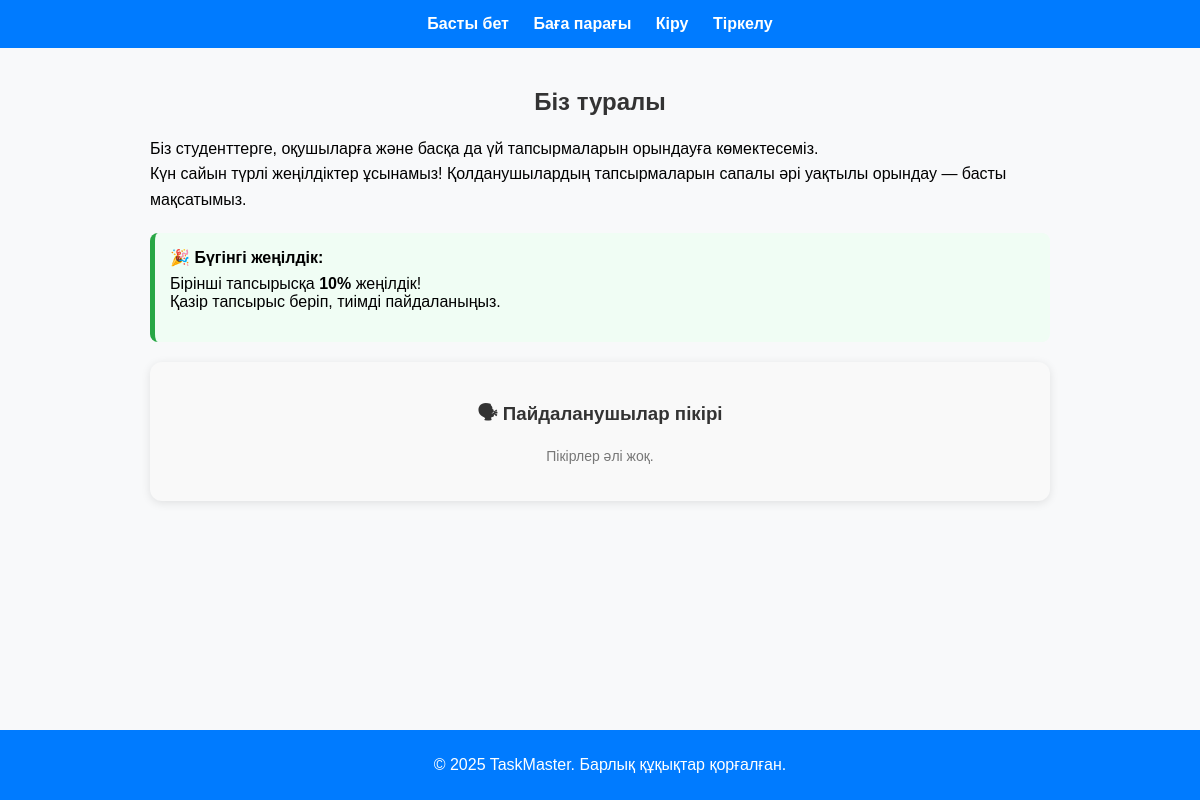
/, run on an earlier commit of the app's database.
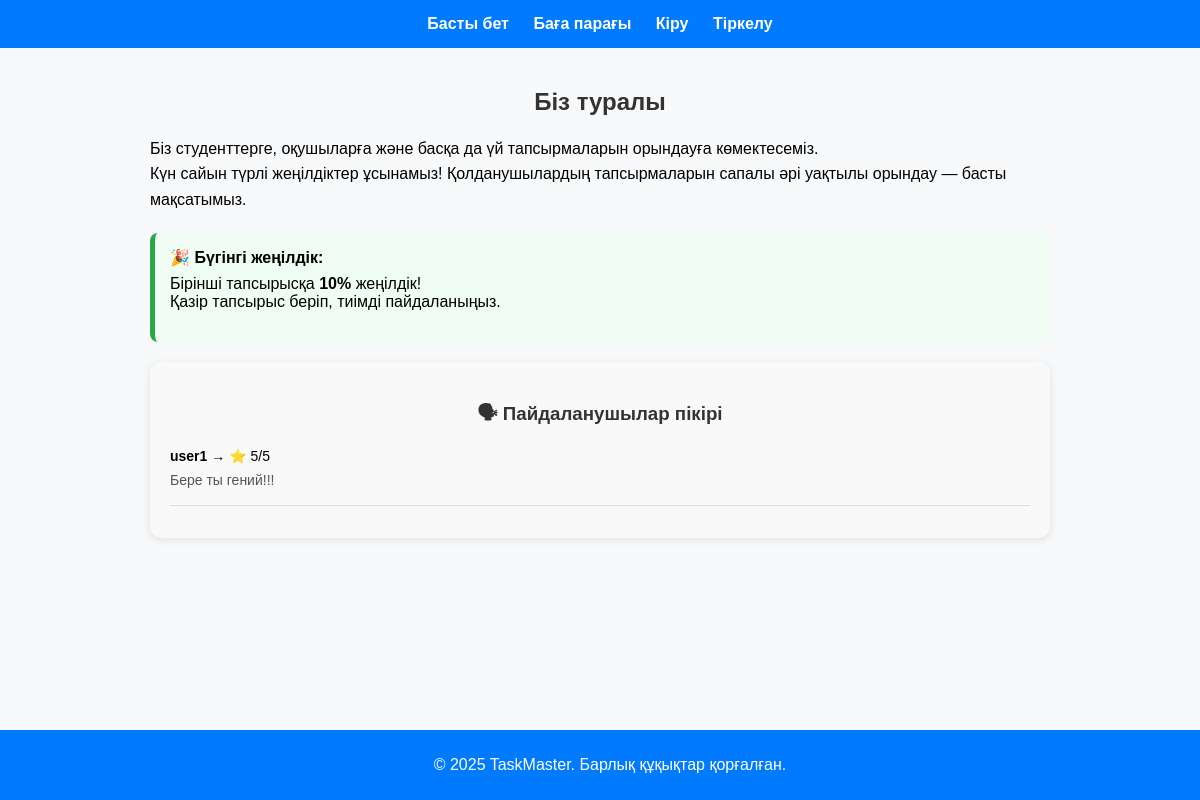
And on a later commit of the database.
### web/models.py (models this page shows, shortened)
class Feedback(models.Model):
    user = models.ForeignKey(User, on_delete=models.CASCADE)  # Пайдаланушы
    rating = models.IntegerField()  # Баға (1-5)
    comment = models.TextField()  # Пікір мәтіні
    created_at = models.DateTimeField(auto_now_add=True)  # Автоматты түрде уақыты

### web/views.py (the view)
# urls.py: path('', views.home, name='home'),
def home(request):
    feedbacks = Feedback.objects.order_by('-created_at')[:5]
    return render(request, 'web/home.html', {'feedbacks': feedbacks})

### web/templates/web/home.html (shortened to what this page needs)
{% extends 'web/base.html' %}
{% block content %}
<div class="main-container" style="display: flex; justify-content: space-between; gap: 20px; flex-wrap: wrap;">
    <div class="info-section" style="flex: 1 1 60%; min-width: 300px;">
        <h2>Біз туралы</h2>
        <p style="font-size: 16px; line-height: 1.6;">
            Біз студенттерге, оқушыларға және басқа да үй тапсырмаларын орындауға көмектесеміз. <br>
            Күн сайын түрлі жеңілдіктер ұсынамыз! Қолданушылардың тапсырмаларын сапалы әрі уақтылы орындау — басты мақсатымыз.
        </p>
        <div class="discount-box" style="background: #f0fdf4; border-left: 5px solid #28a745; padding: 15px; margin-top: 20px; border-radius: 8px;">
            <strong style="font-size: 16px;">🎉 Бүгінгі жеңілдік:</strong>
            <p style="margin-top: 8px;">Бірінші тапсырысқа <strong>10%</strong> жеңілдік! <br> Қазір тапсырыс беріп, тиімді пайдаланыңыз.</p>
        </div>
    </div>
    <div class="feedback-section" style="flex: 1 1 35%; min-width: 280px; max-height: 420px; overflow-y: auto; background: #f9f9f9; padding: 20px; border-radius: 12px; box-shadow: 0 2px 10px rgba(0,0,0,0.1);">
        <h3 style="text-align: center; margin-bottom: 15px;">🗣 Пайдаланушылар пікірі</h3>
        {% for feedback in feedbacks %}
            <div style="border-bottom: 1px solid #ddd; margin-bottom: 12px; padding-bottom: 10px;">
                <p style="margin: 0;"><strong>{{ feedback.user.username }}</strong> → ⭐ {{ feedback.rating }}/5</p>
                <p style="margin: 4px 0; font-size: 14px; color: #555;">{{ feedback.comment }}</p>
            </div>
        {% empty %}
            <p style="text-align: center; color: #777;">Пікірлер әлі жоқ.</p>
        {% endfor %}
    </div>
</div>
{% endblock %}

### web/templates/web/base.html (shortened to what this page needs)
<!DOCTYPE html>
<html lang="kk">
<head>
    {% load static %}
    <link rel="stylesheet" href="{% static 'web/style.css' %}">
</head>
<body>
    <div class="navbar">
        <a href="{% url 'home' %}">Басты бет</a>
        <a href="{% url 'pricing' %}">Баға парағы</a>
        {% if user.is_authenticated %}
        <a href="{% url 'my_tasks' %}">Менің тапсырмаларым</a>
        <a href="{% url 'submit_task' %}">Тапсырма жіберу</a>
        <a href="{% url 'give_feedback' %}">Баға беру</a>
        <a href="{% url 'contact' %}">Байланыс</a>
        <a href="{% url 'logout' %}">Шығу ({{ user.username }})</a>
        {% else %}
        <a href="{% url 'login' %}">Кіру</a>
        <a href="{% url 'register' %}">Тіркелу</a>
        {% endif %}
    </div>
    <div class="container">
        {% block content %}{% endblock %}
    </div>
    <footer class="footer">
        <p>© 2025 TaskMaster. Барлық құқықтар қорғалған.</p>
    </footer>
</body>
</html>

### static/web/style.css (style rules this page uses)
body { font-family: Arial, sans-serif; background-color: #f8f9fa; margin: 0; padding: 0; }
.navbar { background-color: #007bff; padding: 15px; text-align: center; }
.navbar a { color: white; margin: 10px; text-decoration: none; font-weight: bold; }
.container { max-width: 900px; margin: auto; padding: 20px; }
.footer { background-color: #007bff; color: white; text-align: center; padding: 10px; width: 100%; position: fixed; bottom: 0; left: 0; }
h2 { text-align: center; color: #333; }
.feedback-section { background: #fefefe; padding: 15px; border-radius: 10px; box-shadow: 0 0 10px rgba(0,0,0,0.05); }
.feedback-section h3 { text-align: center; color: #333; }
.feedback-section p { font-size: 14px; line-height: 1.4; }

What changed in the data, as far as the page shows it:
added Feedback: user.username "user1", rating "5", comment "Бере ты гений!!!"
Also different on the page:
text no longer shown: "Пікірлер әлі жоқ."
